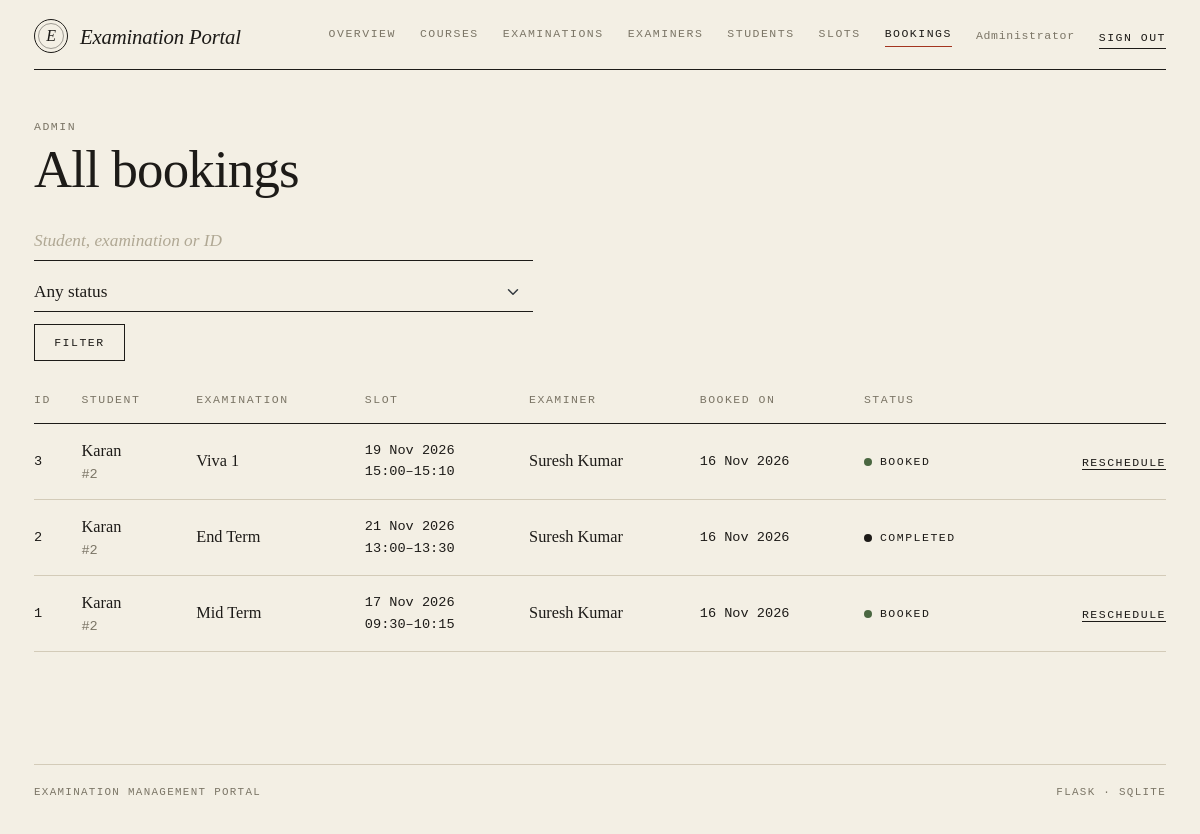
Screenshot of /admin/bookings (signed in) with the database file from the repository.
### tables this page shows
CREATE TABLE users (
    id            INTEGER PRIMARY KEY AUTOINCREMENT,
    email         TEXT NOT NULL UNIQUE,
    password_hash TEXT NOT NULL,
    role          TEXT NOT NULL CHECK (role IN ('admin','examiner','student')),
    full_name     TEXT NOT NULL,
    phone         TEXT,
    department    TEXT,
    status        TEXT NOT NULL DEFAULT 'active'
                  CHECK (status IN ('active','pending','inactive')),
    created_on    TEXT NOT NULL DEFAULT (date('now','localtime'))
);

CREATE TABLE bookings (
    id           INTEGER PRIMARY KEY AUTOINCREMENT,
    student_id   INTEGER NOT NULL REFERENCES users(id),
    slot_id      INTEGER NOT NULL REFERENCES slots(id),
    exam_id      INTEGER NOT NULL REFERENCES exams(id),
    booking_date TEXT NOT NULL DEFAULT (datetime('now','localtime')),
    status       TEXT NOT NULL DEFAULT 'Booked'
                 CHECK (status IN ('Booked','Cancelled','Completed'))
);

CREATE TABLE exams (
    id                INTEGER PRIMARY KEY AUTOINCREMENT,
    course_id         INTEGER NOT NULL REFERENCES courses(id),
    name              TEXT NOT NULL,
    type              TEXT NOT NULL
                      CHECK (type IN ('Viva','Practical','Project Demo','Assessment')),
    duration          INTEGER NOT NULL,              -- minutes
    max_marks         INTEGER NOT NULL,
    slot_create_start TEXT NOT NULL,
    slot_create_end   TEXT NOT NULL,
    book_start        TEXT NOT NULL,
    book_end          TEXT NOT NULL,
    status            TEXT NOT NULL DEFAULT 'Draft'
                      CHECK (status IN ('Draft','Slot Creation','Booking Open','Closed','Completed')),
    results_published INTEGER NOT NULL DEFAULT 0
);

CREATE TABLE slots (
    id              INTEGER PRIMARY KEY AUTOINCREMENT,
    exam_id         INTEGER NOT NULL REFERENCES exams(id) ON DELETE CASCADE,
    examiner_id     INTEGER NOT NULL REFERENCES users(id),
    date            TEXT NOT NULL,
    start_time      TEXT NOT NULL,
    end_time        TEXT NOT NULL,
    capacity        INTEGER NOT NULL CHECK (capacity > 0),
    available_seats INTEGER NOT NULL,
    status          TEXT NOT NULL DEFAULT 'Available'
                    CHECK (status IN ('Available','Full','Cancelled','Completed'))
);

### routes/admin.py (the view)
@bp.route("/bookings")
def bookings():
    q, st = request.args.get("q", "").strip(), request.args.get("status", "")
    sql = ("SELECT b.*, u.full_name AS student, e.name AS exam, s.date, s.start_time, s.end_time, "
           "x.full_name AS examiner FROM bookings b JOIN users u ON u.id=b.student_id "
           "JOIN exams e ON e.id=b.exam_id JOIN slots s ON s.id=b.slot_id "
           "JOIN users x ON x.id=s.examiner_id WHERE 1=1")
    params = []
    if q:
        sql += (" AND (u.full_name LIKE ? OR e.name LIKE ? OR CAST(b.id AS TEXT)=? "
                "OR CAST(u.id AS TEXT)=? OR CAST(e.id AS TEXT)=?)")
        params = [like(q), like(q), q, q, q]
    if st in ("Booked", "Cancelled", "Completed"):
        sql += " AND b.status=?"
        params.append(st)
    rows = get_db().execute(sql + " ORDER BY b.id DESC", params).fetchall()
    return render_template("admin/bookings.html", rows=rows, q=q, st_=st)

### db.py (called while the page is built)
def _connect(path):
    con = sqlite3.connect(path, isolation_level=None)  # we manage transactions
    con.row_factory = sqlite3.Row
    con.execute("PRAGMA foreign_keys = ON")
    return con

def get_db():
    if "db" not in g:
        g.db = _connect(current_app.config["DATABASE"])
    return g.db

### logic.py (called while the page is built)
def csrf_token():
    if "_csrf" not in session:
        session["_csrf"] = secrets.token_hex(16)
    return session["_csrf"]

def csrf_field():
    return Markup('<input type="hidden" name="_csrf" value="%s">' % csrf_token())

### routes/admin.py (called while the page is built)
@bp.before_request
def guard():
    if not g.user:
        return redirect(url_for("auth.login"))
    if g.user["role"] != "admin":
        abort(403)

### templates/admin/bookings.html (shortened to what this page needs)
{% extends 'base.html' %}
{% from 'macros.html' import head, st %}
{% block body %}
{{ head('Admin', 'All bookings') }}
<div class="toolbar">
  <form class="search" method="get">
    <input class="form-control" name="q" value="{{ q }}" placeholder="Student, examination or ID">
    <select class="form-select" name="status">
      <option value="">Any status</option>
    </select>
    <button class="btn">Filter</button>
  </form>
</div>
{% if rows %}
<div class="table-responsive"><table class="table">
  <thead><tr><th>ID</th><th>Student</th><th>Examination</th><th>Slot</th><th>Examiner</th><th>Booked on</th><th>Status</th><th></th></tr></thead>
  <tbody>
  {% for b in rows %}
  <tr><td class="mono">{{ b.id }}</td><td>{{ b.student }}<div class="muted mono">#{{ b.student_id }}</div></td>
      <td>{{ b.exam }}</td><td class="mono">{{ b.date|dmy }}<br>{{ b.start_time }}–{{ b.end_time }}</td>
      <td>{{ b.examiner }}</td><td class="mono">{{ b.booking_date[:10]|dmy }}</td><td>{{ st(b.status) }}</td>
      <td class="r">{% if b.status == 'Booked' %}<a class="act" href="{{ url_for('admin.reschedule', bid=b.id) }}">reschedule</a>{% endif %}</td></tr>
  {% endfor %}
  </tbody></table></div>
{% else %}<div class="empty">No bookings {{ 'match.' if (q or st_) else 'yet.' }}</div>{% endif %}
{% endblock %}

### templates/macros.html (shortened to what this page needs)
{% macro st(s) %}<span class="st st-{{ s|slug }}">{{ s }}</span>{% endmacro %}
{% macro head(eyebrow, title, em='', lede='') %}
<div class="page-head">
  <div class="eyebrow">{{ eyebrow }}</div>
  <h1 class="title">{{ title }}{% if em %} <em>{{ em }}</em>{% endif %}</h1>
</div>
{% endmacro %}

### templates/nav.html
{% set links = {
  'admin': [('admin.dashboard','Overview'),('admin.courses','Courses'),('admin.exams','Examinations'),
            ('admin.examiners','Examiners'),('admin.students','Students'),('admin.slots','Slots'),
            ('admin.bookings','Bookings')],
  'examiner': [('examiner.dashboard','Overview')],
  'student': [('student.dashboard','Overview'),('student.exams','Examinations'),
              ('student.bookings','Bookings'),('student.results','Results'),('student.profile','Profile')]
} %}
<header class="site-nav">
  <a class="brand" href="{{ url_for('auth.index') }}"><span class="seal">E</span>Examination Portal</a>
  <nav class="nav-links">
    {% if g.user and not (g.user.role == 'examiner' and g.user.status != 'active') %}
      {% for ep, label in links[g.user.role] %}
        {% set u = url_for(ep) %}
        <a href="{{ u }}" class="{{ 'on' if ((request.path == u) if loop.first else request.path.startswith(u)) }}">{{ label }}</a>
      {% endfor %}
    {% endif %}
    {% if g.user %}
      <span class="who">{{ g.user.full_name }}</span>
      <form method="post" action="{{ url_for('auth.logout') }}" class="d-inline">{{ csrf_field() }}
        <button class="act">Sign out</button></form>
    {% endif %}
  </nav>
</header>

### static/css/style.css (style rules this page uses)
:root { --paper: #f3efe4; --paper-2: #e9e3d1; --ink: #1d1b18; --muted: #7b7566; --rule: #d3cbb8; --accent: #a3341f; --ok: #4a6741; --warn: #a67c1f; --serif: "Iowan Old Style", "Palatino Linotype", Palatino, "Book Antiqua", Georgia, serif; --mono: ui-monospace, "SF Mono", "Cascadia Mono", Menlo, Consolas, monospace; }
html, body { background: var(--paper); }
body { color: var(--ink); font-family: var(--serif); font-size: 1.02rem; line-height: 1.6; -webkit-font-smoothing: antialiased; }
a { color: var(--ink); text-decoration-color: var(--accent); text-underline-offset: 3px; }
h1, h2, h3 { font-weight: 400; letter-spacing: -0.015em; }
.mono { font-family: var(--mono); font-size: .85rem; }
.muted { color: var(--muted); }
.site-nav { display: flex; flex-wrap: wrap; gap: .8rem 2rem; align-items: center; justify-content: space-between; padding: 1.2rem 0 1rem; border-bottom: 1px solid var(--ink); }
.brand { display: flex; align-items: center; gap: .75rem; text-decoration: none; font-style: italic; font-size: 1.3rem; letter-spacing: -.01em; }
.seal { width: 34px; height: 34px; border: 1px solid var(--ink); border-radius: 50%; display: grid; place-items: center; position: relative; font-size: 1rem; }
.seal::after { content: ""; position: absolute; inset: 3px; border: 1px solid var(--ink); border-radius: 50%; opacity: .4; }
.nav-links { display: flex; flex-wrap: wrap; gap: .4rem 1.5rem; align-items: center; }
.nav-links a, .act, .eyebrow, .btn, th, .st, .form-label { font-family: var(--mono); font-size: .72rem; letter-spacing: .13em; text-transform: uppercase; }
.nav-links a { color: var(--muted); text-decoration: none; padding-bottom: 3px; border-bottom: 1px solid transparent; }
.nav-links a:hover, .nav-links a.on { color: var(--ink); }
.nav-links a.on { border-bottom-color: var(--accent); }
.who { font-family: var(--mono); font-size: .72rem; color: var(--muted); letter-spacing: .06em; }
.eyebrow { color: var(--muted); }
.page-head { margin: 3rem 0 1.6rem; }
.title { font-size: clamp(2.1rem, 4.4vw, 3.4rem); line-height: 1.04; margin: .35rem 0 0; }
.table { --bs-table-bg: transparent; --bs-table-color: var(--ink); --bs-table-hover-bg: rgba(29, 27, 24, .035); --bs-table-hover-color: var(--ink); margin: 0; border-color: var(--rule); }
.table > :not(caption) > * > * { background: transparent; box-shadow: none; padding: .85rem .8rem .85rem 0; border-bottom: 1px solid var(--rule); vertical-align: middle; }
.table thead th { color: var(--muted); font-weight: 400; border-bottom: 1px solid var(--ink); white-space: nowrap; }
.table td.r, .table th.r { text-align: right; padding-right: 0; }
.table td.mono { white-space: nowrap; }
.st { display: inline-flex; align-items: center; gap: .5rem; white-space: nowrap; }
.st::before { content: ""; width: .5rem; height: .5rem; border-radius: 50%; background: var(--muted); }
.st-available::before, .st-active::before, .st-booked::before, .st-booking-open::before { background: var(--ok); }
.st-completed::before { background: var(--ink); }
.act { color: var(--ink); text-decoration: none; border: 0; background: none; padding: 0; border-bottom: 1px solid var(--ink); margin-right: 1rem; cursor: pointer; }
.act:last-child { margin-right: 0; }
.btn { border-radius: 0; padding: .55rem 1.2rem; border: 1px solid var(--ink); color: var(--ink); background: transparent; transition: background .15s, color .15s; }
.toolbar { display: flex; flex-wrap: wrap; gap: 1rem 1.4rem; align-items: end; justify-content: space-between; margin: 1.6rem 0 1rem; }
.search { display: flex; flex-wrap: wrap; gap: .8rem 1.2rem; align-items: end; }
.search .form-control { min-width: 220px; }
.search .form-select { min-width: 150px; }
.form-control, .form-select { background-color: transparent; border: 0; border-bottom: 1px solid var(--ink); border-radius: 0; padding: .35rem 0; font-family: var(--serif); font-size: 1.08rem; color: var(--ink); box-shadow: none; }
.form-select { padding-right: 1.6rem; }
.form-control::placeholder { color: #b0a894; font-style: italic; }

### rows the page displays
users: user.full_name "Administrator", role "ADMIN"
bookings: id "3", student "Karan", student_id "2", exam "Viva 1", date|dmy "19 Nov 2026", start_time "15:00", end_time "15:10", examiner "Suresh Kumar", booking_date "16 Nov 2026", status "BOOKED"
bookings: id "2", student "Karan", student_id "2", exam "End Term", date|dmy "21 Nov 2026", start_time "13:00", end_time "13:30", examiner "Suresh Kumar", booking_date "16 Nov 2026", status "COMPLETED"
bookings: id "1", student "Karan", student_id "2", exam "Mid Term", date|dmy "17 Nov 2026", start_time "09:30", end_time "10:15", examiner "Suresh Kumar", booking_date "16 Nov 2026", status "BOOKED"

### other values shown
{{ label }} "OVERVIEW" "COURSES" "EXAMINATIONS" "EXAMINERS" "STUDENTS" "SLOTS" "BOOKINGS"
{{ title }} "All bookings"
